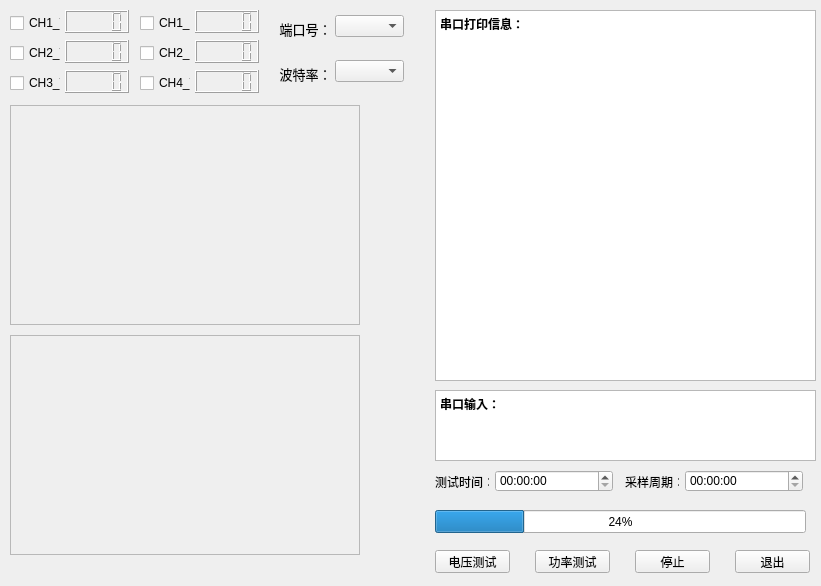
<?xml version="1.0" encoding="UTF-8"?>
<ui version="4.0">
 <class>Form</class>
 <widget class="QWidget" name="Form">
  <property name="geometry">
   <rect>
    <x>0</x>
    <y>0</y>
    <width>821</width>
    <height>586</height>
   </rect>
  </property>
  <property name="windowTitle">
   <string>Form</string>
  </property>
  <widget class="QLCDNumber" name="Vin">
   <property name="geometry">
    <rect>
     <x>65</x>
     <y>10</y>
     <width>64</width>
     <height>23</height>
    </rect>
   </property>
  </widget>
  <widget class="QCheckBox" name="checkBox_2">
   <property name="geometry">
    <rect>
     <x>10</x>
     <y>45</y>
     <width>51</width>
     <height>16</height>
    </rect>
   </property>
   <property name="text">
    <string>CH2_V</string>
   </property>
  </widget>
  <widget class="QCheckBox" name="checkBox_5">
   <property name="geometry">
    <rect>
     <x>140</x>
     <y>45</y>
     <width>51</width>
     <height>16</height>
    </rect>
   </property>
   <property name="text">
    <string>CH2_I</string>
   </property>
  </widget>
  <widget class="QLabel" name="label_2">
   <property name="geometry">
    <rect>
     <x>435</x>
     <y>471</y>
     <width>54</width>
     <height>22</height>
    </rect>
   </property>
   <property name="text">
    <string>测试时间：</string>
   </property>
  </widget>
  <widget class="QTextBrowser" name="textBrowser">
   <property name="geometry">
    <rect>
     <x>435</x>
     <y>10</y>
     <width>381</width>
     <height>371</height>
    </rect>
   </property>
   <property name="html">
    <string>&lt;!DOCTYPE HTML PUBLIC &quot;-//W3C//DTD HTML 4.0//EN&quot; &quot;http://www.w3.org/TR/REC-html40/strict.dtd&quot;&gt;
&lt;html&gt;&lt;head&gt;&lt;meta name=&quot;qrichtext&quot; content=&quot;1&quot; /&gt;&lt;style type=&quot;text/css&quot;&gt;
p, li { white-space: pre-wrap; }
&lt;/style&gt;&lt;/head&gt;&lt;body style=&quot; font-family:'SimSun'; font-size:9pt; font-weight:400; font-style:normal;&quot;&gt;
&lt;p style=&quot; margin-top:0px; margin-bottom:0px; margin-left:0px; margin-right:0px; -qt-block-indent:0; text-indent:0px;&quot;&gt;&lt;span style=&quot; font-weight:600;&quot;&gt;串口打印信息：&lt;/span&gt;&lt;/p&gt;&lt;/body&gt;&lt;/html&gt;</string>
   </property>
  </widget>
  <widget class="QProgressBar" name="progressBar">
   <property name="geometry">
    <rect>
     <x>435</x>
     <y>510</y>
     <width>371</width>
     <height>23</height>
    </rect>
   </property>
   <property name="value">
    <number>24</number>
   </property>
  </widget>
  <widget class="QPushButton" name="pushButton">
   <property name="geometry">
    <rect>
     <x>535</x>
     <y>550</y>
     <width>75</width>
     <height>23</height>
    </rect>
   </property>
   <property name="text">
    <string>功率测试</string>
   </property>
  </widget>
  <widget class="QTextEdit" name="textEdit">
   <property name="geometry">
    <rect>
     <x>435</x>
     <y>390</y>
     <width>381</width>
     <height>71</height>
    </rect>
   </property>
   <property name="html">
    <string>&lt;!DOCTYPE HTML PUBLIC &quot;-//W3C//DTD HTML 4.0//EN&quot; &quot;http://www.w3.org/TR/REC-html40/strict.dtd&quot;&gt;
&lt;html&gt;&lt;head&gt;&lt;meta name=&quot;qrichtext&quot; content=&quot;1&quot; /&gt;&lt;style type=&quot;text/css&quot;&gt;
p, li { white-space: pre-wrap; }
&lt;/style&gt;&lt;/head&gt;&lt;body style=&quot; font-family:'SimSun'; font-size:9pt; font-weight:400; font-style:normal;&quot;&gt;
&lt;p style=&quot; margin-top:0px; margin-bottom:0px; margin-left:0px; margin-right:0px; -qt-block-indent:0; text-indent:0px;&quot;&gt;&lt;span style=&quot; font-weight:600;&quot;&gt;串口输入：&lt;/span&gt;&lt;/p&gt;&lt;/body&gt;&lt;/html&gt;</string>
   </property>
  </widget>
  <widget class="QLCDNumber" name="Vout">
   <property name="geometry">
    <rect>
     <x>65</x>
     <y>40</y>
     <width>64</width>
     <height>23</height>
    </rect>
   </property>
  </widget>
  <widget class="QLCDNumber" name="Vout_2">
   <property name="geometry">
    <rect>
     <x>65</x>
     <y>70</y>
     <width>64</width>
     <height>23</height>
    </rect>
   </property>
  </widget>
  <widget class="QCheckBox" name="checkBox_4">
   <property name="geometry">
    <rect>
     <x>140</x>
     <y>15</y>
     <width>51</width>
     <height>16</height>
    </rect>
   </property>
   <property name="text">
    <string>CH1_I</string>
   </property>
  </widget>
  <widget class="QLabel" name="label">
   <property name="geometry">
    <rect>
     <x>275</x>
     <y>18</y>
     <width>61</width>
     <height>22</height>
    </rect>
   </property>
   <property name="text">
    <string>&lt;html&gt;&lt;head/&gt;&lt;body&gt;&lt;p align=&quot;center&quot;&gt;&lt;span style=&quot; font-size:10pt;&quot;&gt;端口号：&lt;/span&gt;&lt;/p&gt;&lt;/body&gt;&lt;/html&gt;</string>
   </property>
  </widget>
  <widget class="QLCDNumber" name="Iin">
   <property name="geometry">
    <rect>
     <x>195</x>
     <y>10</y>
     <width>64</width>
     <height>23</height>
    </rect>
   </property>
  </widget>
  <widget class="QFrame" name="frame_p_t">
   <property name="geometry">
    <rect>
     <x>10</x>
     <y>335</y>
     <width>350</width>
     <height>220</height>
    </rect>
   </property>
   <property name="frameShape">
    <enum>QFrame::StyledPanel</enum>
   </property>
   <property name="frameShadow">
    <enum>QFrame::Raised</enum>
   </property>
  </widget>
  <widget class="QLabel" name="label_3">
   <property name="geometry">
    <rect>
     <x>625</x>
     <y>471</y>
     <width>54</width>
     <height>22</height>
    </rect>
   </property>
   <property name="text">
    <string>采样周期：</string>
   </property>
  </widget>
  <widget class="QTimeEdit" name="trigtime">
   <property name="geometry">
    <rect>
     <x>685</x>
     <y>470</y>
     <width>118</width>
     <height>22</height>
    </rect>
   </property>
   <property name="currentSection">
    <enum>QDateTimeEdit::HourSection</enum>
   </property>
   <property name="displayFormat">
    <string notr="true">hh:mm:ss</string>
   </property>
  </widget>
  <widget class="QCheckBox" name="checkBox">
   <property name="geometry">
    <rect>
     <x>10</x>
     <y>15</y>
     <width>51</width>
     <height>16</height>
    </rect>
   </property>
   <property name="text">
    <string>CH1_V</string>
   </property>
  </widget>
  <widget class="QComboBox" name="comboBox">
   <property name="geometry">
    <rect>
     <x>335</x>
     <y>15</y>
     <width>69</width>
     <height>22</height>
    </rect>
   </property>
  </widget>
  <widget class="QCheckBox" name="checkBox_6">
   <property name="geometry">
    <rect>
     <x>140</x>
     <y>75</y>
     <width>51</width>
     <height>16</height>
    </rect>
   </property>
   <property name="text">
    <string>CH4_V</string>
   </property>
  </widget>
  <widget class="QLCDNumber" name="Iout">
   <property name="geometry">
    <rect>
     <x>195</x>
     <y>40</y>
     <width>64</width>
     <height>23</height>
    </rect>
   </property>
  </widget>
  <widget class="QCheckBox" name="checkBox_3">
   <property name="geometry">
    <rect>
     <x>10</x>
     <y>75</y>
     <width>51</width>
     <height>16</height>
    </rect>
   </property>
   <property name="text">
    <string>CH3_V</string>
   </property>
  </widget>
  <widget class="QLCDNumber" name="Vout_3">
   <property name="geometry">
    <rect>
     <x>195</x>
     <y>70</y>
     <width>64</width>
     <height>23</height>
    </rect>
   </property>
  </widget>
  <widget class="QPushButton" name="pushButton_2">
   <property name="geometry">
    <rect>
     <x>435</x>
     <y>550</y>
     <width>75</width>
     <height>23</height>
    </rect>
   </property>
   <property name="text">
    <string>电压测试</string>
   </property>
  </widget>
  <widget class="QTimeEdit" name="testtime">
   <property name="geometry">
    <rect>
     <x>495</x>
     <y>470</y>
     <width>118</width>
     <height>22</height>
    </rect>
   </property>
   <property name="currentSection">
    <enum>QDateTimeEdit::HourSection</enum>
   </property>
   <property name="displayFormat">
    <string notr="true">hh:mm:ss</string>
   </property>
   <property name="timeSpec">
    <enum>Qt::LocalTime</enum>
   </property>
   <property name="time">
    <time>
     <hour>0</hour>
     <minute>0</minute>
     <second>0</second>
    </time>
   </property>
  </widget>
  <widget class="QFrame" name="frame_vi_t">
   <property name="geometry">
    <rect>
     <x>10</x>
     <y>105</y>
     <width>350</width>
     <height>220</height>
    </rect>
   </property>
   <property name="frameShape">
    <enum>QFrame::StyledPanel</enum>
   </property>
   <property name="frameShadow">
    <enum>QFrame::Raised</enum>
   </property>
  </widget>
  <widget class="QLabel" name="label_4">
   <property name="geometry">
    <rect>
     <x>275</x>
     <y>63</y>
     <width>61</width>
     <height>22</height>
    </rect>
   </property>
   <property name="text">
    <string>&lt;html&gt;&lt;head/&gt;&lt;body&gt;&lt;p align=&quot;center&quot;&gt;&lt;span style=&quot; font-size:10pt;&quot;&gt;波特率：&lt;/span&gt;&lt;/p&gt;&lt;/body&gt;&lt;/html&gt;</string>
   </property>
  </widget>
  <widget class="QComboBox" name="comboBox_2">
   <property name="geometry">
    <rect>
     <x>335</x>
     <y>60</y>
     <width>69</width>
     <height>22</height>
    </rect>
   </property>
  </widget>
  <widget class="QPushButton" name="pushButton_3">
   <property name="geometry">
    <rect>
     <x>635</x>
     <y>550</y>
     <width>75</width>
     <height>23</height>
    </rect>
   </property>
   <property name="text">
    <string>停止</string>
   </property>
  </widget>
  <widget class="QPushButton" name="pushButton_4">
   <property name="geometry">
    <rect>
     <x>735</x>
     <y>550</y>
     <width>75</width>
     <height>23</height>
    </rect>
   </property>
   <property name="text">
    <string>退出</string>
   </property>
  </widget>
 </widget>
 <resources/>
 <connections/>
</ui>
